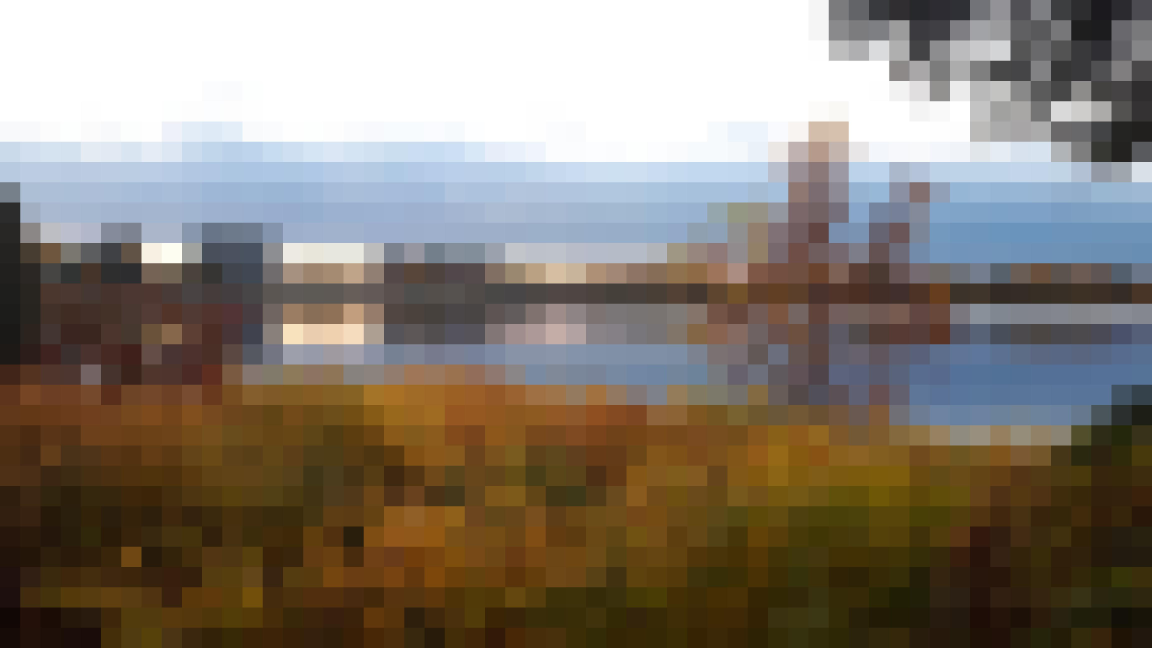
#> input picture assets/20251018_173107_pixelized.jpg, 4608 x 2592 px (shown at 1/4 size)
$ python image_pixelizer.py ../assets/20251018_173107_pixelized.jpg 100
#> lines starting #> are read from the running program, lines starting #| are printed output that depends on the picture
from PIL import Image
import sys
import os

def pixelize(input_path, output_path, pixel_size=16):
    """
    Pixelizes an image by downscaling then upscaling.

    Args:
        input_path:  Path to the input image.
        output_path: Path to save the pixelized image.
        pixel_size:  Size of each "pixel block". Higher = more pixelized.
    """
#> called with input_path = '../assets/20251018_173107_pixelized.jpg', pixel_size = 100
    img = Image.open(input_path)
#> img is the input picture: PIL image 4608x2592 RGB; mean R, G, B 132.8, 123.6, 112.7
    original_size = img.size
#> original_size = (4608, 2592)

    # Shrink the image down, then blow it back up using nearest-neighbor
    small = img.resize(
        (original_size[0] // pixel_size, original_size[1] // pixel_size),
        resample=Image.BOX
    )
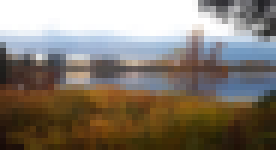
#> small: PIL image 46x25 RGB (shown 6 times larger); mean R, G, B 132.8, 123.6, 112.7
    pixelized = small.resize(original_size, resample=Image.NEAREST)

    pixelized.save(output_path)
    print(f"Saved pixelized image to: {output_path}")

if __name__ == "__main__":
    if len(sys.argv) < 2:
        print("Usage: python pixelize.py <input_image> [pixel_size]")
        print("  pixel_size: size of pixel blocks (default: 16)")
        sys.exit(1)

    input_path = sys.argv[1]
    pixel_size = int(sys.argv[2]) if len(sys.argv) >= 3 else 16

    # Build output filename, e.g. photo.jpg -> photo_pixelized.jpg
    base, ext = os.path.splitext(input_path)
    output_path = f"{base}_pixelized{ext}"

    pixelize(input_path, output_path, pixel_size)

$ run again, on assets/encrypted_truth_table.png
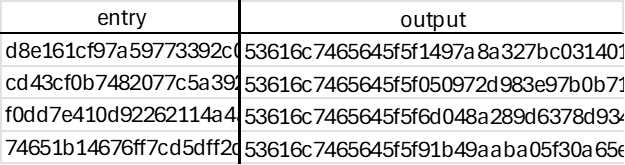
#> input picture assets/encrypted_truth_table.png, 625 x 165 px
#> in pixelize, img is the input picture: PIL image 625x165 P; mean R, G, B, A 14.4, 14.4, 14.4, 53.4
#> in pixelize, `pixelized = small.resize(original_size, resample=Image.NEAREST)`:
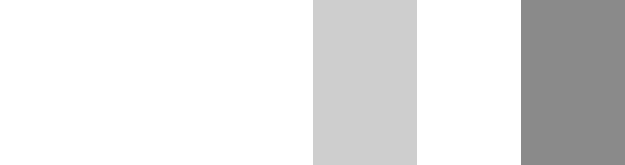
#> pixelized: PIL image 625x165 P; mean R, G, B, A 0, 0, 0, 27.6; transparent parts drawn white
